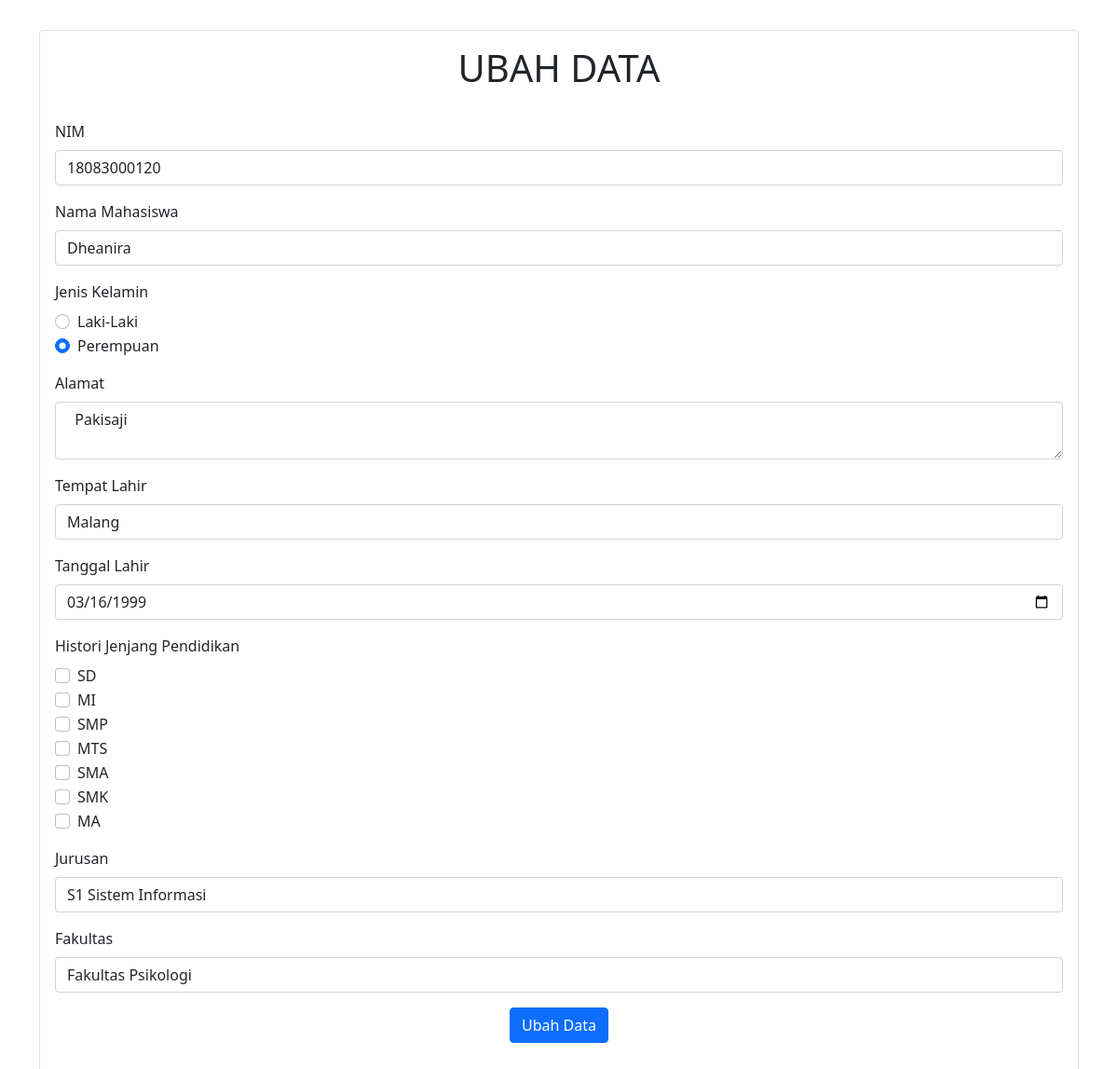
The page /form_ubah.php?nim=18083000120 on the database its author committed.
### tables this page shows
CREATE TABLE `mahasiswa` (
  `nim` varchar(16) NOT NULL,
  `nama` varchar(50) NOT NULL,
  `jenis` varchar(15) NOT NULL,
  `alamat` varchar(100) NOT NULL,
  `tempatlahir` varchar(50) NOT NULL,
  `tanggallahir` date NOT NULL,
  `pend` varchar(10) NOT NULL,
  `jurusan` varchar(50) NOT NULL,
  `fakultas` varchar(50) NOT NULL
);

### form_ubah.php (the view, shortened to what this page needs)
<html>
<link href="https://cdn.jsdelivr.net/npm/bootstrap@5.1.3/dist/css/bootstrap.min.css" rel="stylesheet">
<body style="background-image:url(https://images.unsplash.com/photo-1635430428280-8893d85549c3?ixlib=rb-1.2.1&ixid=MnwxMjA3fDB8MHxwaG90by1wYWdlfHx8fGVufDB8fHx8&auto=format&fit=crop&w=1475&q=80)">
<?php
include ("koneksi.php");
$data=$_GET['nim'];
$edit="SELECT*FROM mahasiswa WHERE nim='$data'";
$proses=mysqli_query($conn,$edit);
$row=mysqli_fetch_array($proses);
?>
<div class="container">
<div class="card">
<div class="card-body">
<h1><center>UBAH DATA</center></h1></br>
    <form method="POST" action="ubah.php">
    <form>
      <div class="mb-3">
         <label class="form-label">NIM</label>
         <input type="text" class="form-control" id="exampleInputEmail1" name="txtnim" value="<?php echo $row[0] ?>" required >
      </div>
      <div class="mb-3">
         <label class="form-label">Nama Mahasiswa</label>
         <input type="text" class="form-control" id="exampleInputEmail1" name="txtnama" value="<?php echo $row[1] ?>" required >
      </div>
      <div class="mb-3">
         <label class="form-label">Jenis Kelamin</label>
         <div class="form-check">
            <input class="form-check-input" <?= $row[2] == 'Laki-Laki'? 'checked' : '' ?> type="radio" name="txtjenis" id="flexRadioDefault1" value="Laki-Laki" >
            <label class="form-check-label" for="flexRadioDefault1">Laki-Laki</label>
         </div>
         <div class="form-check">
            <input class="form-check-input" <?= $row[2] == 'Perempuan'? 'checked' : '' ?> type="radio" name="txtjenis" id="flexRadioDefault2" value="Perempuan">
            <label class="form-check-label" for="flexRadioDefault2">Perempuan</label>
         </div>
      </div>
      <div class="mb-3">
         <label class="form-label">Alamat</label>
         <textarea class="form-control" id="exampleInputEmail1" name="txtalamat" required> <?php echo $row[3] ?> </textarea>
      </div>
      <div class="mb-3">
         <label class="form-label">Tempat Lahir</label>
         <input type="text" class="form-control" id="exampleInputEmail1" name="txttempatlahir" value="<?php echo $row[4] ?>" required >
      </div>
      <div class="mb-3">
         <label class="form-label">Tanggal Lahir</label>
         <input type="date" class="form-control" id="exampleInputEmail1" name="datetanggallahirr" value="<?php echo $row[5] ?>" required >
      </div>
      <div class="mb-3">
         <label class="form-label">Histori Jenjang Pendidikan</label>
         <div class="form-check">
            <input class="form-check-input" type="checkbox" name="txtpend[]" value="SD">
            <label class="form-check-label">SD</label>
         </div>
         <div class="form-check">
            <input class="form-check-input" type="checkbox" name="txtpend[]" value="MI">
            <label class="form-check-label" for="flexCheckDefault">MI</label>
         </div>
         <div class="form-check">
            <input class="form-check-input" type="checkbox" name="txtpend[]" value="SMP">
            <label class="form-check-label" for="flexCheckChecked">SMP</label>
         </div>
         <div class="form-check">
            <input class="form-check-input" type="checkbox" name="txtpend[]" value="MTS">
            <label class="form-check-label" for="flexCheckDefault">MTS</label>
         </div>
         <div class="form-check">
            <input class="form-check-input" type="checkbox" name="txtpend[]" value="SMA">
            <label class="form-check-label" for="flexCheckChecked">SMA</label>
         </div>
         <div class="form-check">
            <input class="form-check-input" type="checkbox" name="txtpend[]" value="SMK">
            <label class="form-check-label" for="flexCheckChecked">SMK</label>
         </div>
         <div class="form-check">
            <input class="form-check-input" type="checkbox" name="txtpend[]" value="MA">
            <label class="form-check-label" for="flexCheckDefault">MA</label>
         </div>
      </div>
      <div class="mb-3">
         <label class="form-label">Jurusan</label>
         <input type="text" class="form-control" id="exampleInputEmail1" name="txtjurusan" value="<?php echo $row[7] ?>" required >
      </div>
      <div class="mb-3">
         <label class="form-label">Fakultas</label>
         <select name = "txtfakultas" class="form-control" value="<?php echo $row[8] ?>" required>
            <option <?= $row[8]=='Fakultas Psikologi'? 'selected':''?> >Fakultas Psikologi</option>
         </select>
      </div>
      <center>
      <button type="submit" class="btn btn-primary" value="ubah" name="" >Ubah Data</button>
      </center>
    </form>
</div>
</div>
</body>
</html>

### rows shown on the page
mahasiswa: txtnim "18083000120", txtnama "Dheanira", jenis "☐ Laki-Laki", jenis "☑ Perempuan", txtalamat "Pakisaji", txttempatlahir "Malang", datetanggallahirr "03/16/1999", txtjurusan "S1 Sistem Informasi", txtfakultas "Fakultas Psikologi"
